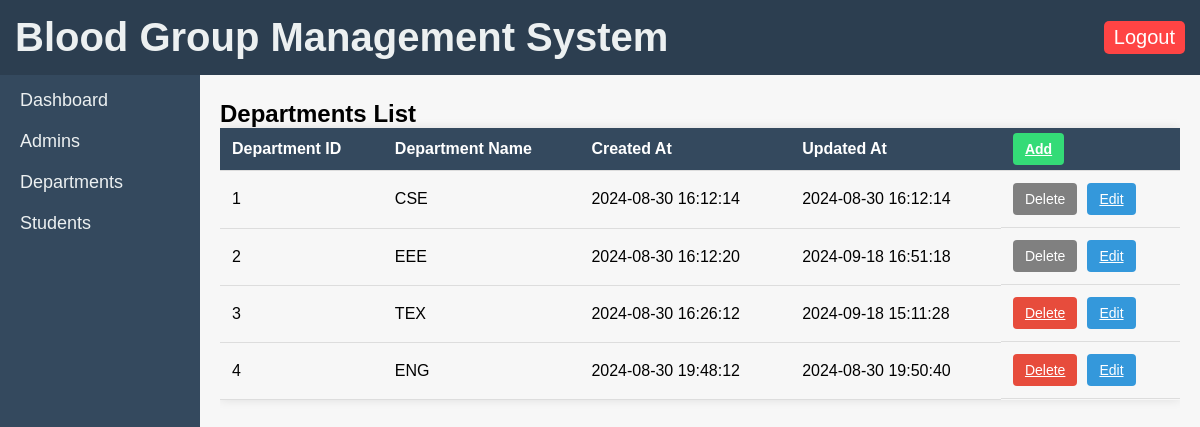
Screenshot of /admin/dept_list.php (signed in) with the database file from the repository.
### tables this page shows
CREATE TABLE `departments` (
  `department_id` int(11) NOT NULL,
  `department_name` varchar(100) DEFAULT NULL,
  `created_at` timestamp NOT NULL DEFAULT current_timestamp(),
  `updated_at` timestamp NOT NULL DEFAULT current_timestamp()
);

### admin/dept_list.php (the view)
<?php include('layout/topbar.php'); ?>
<div class="table-container">
    <h2>Departments List</h2>
    <table>
        <thead>
            <tr>
                <th>Department ID</th>
                <th>Department Name</th>
                <th>Created At</th>
                <th>Updated At</th>
                <th class="add-action-buttons">
                    <a href="dept_add.php" class="add-btn">Add</a>
                </th>
            </tr>
        </thead>
        <tbody>
            <?php
            $sql = "SELECT * FROM departments";
            $result = $conn->query($sql);
            $usedDepartments = [];
            $studentSql = "SELECT DISTINCT department_id FROM students";
            $studentResult = $conn->query($studentSql);
            if ($studentResult->num_rows > 0) {
                while ($studentRow = $studentResult->fetch_assoc()) {
                    $usedDepartments[$studentRow['department_id']] = $studentRow['department_id'];
                }
            }
            if ($result->num_rows > 0) {
                while($row = $result->fetch_assoc()) {
                    $department_id = $row['department_id'];
                    $department_name = $row['department_name'];
                    $created_at = $row['created_at'];
                    $updated_at = $row['updated_at'];
                    echo "<tr>";
                    echo "<td>$department_id</td>";
                    echo "<td>$department_name</td>";
                    echo "<td>$created_at</td>";
                    echo "<td>$updated_at</td>";
                    echo "<td class='action-buttons'>";
                    if (isset($usedDepartments[$department_id])) {
                        echo "<span class='delete-btn disabled'>Delete</span>";
                    } else {
                        echo "<a href='dept_delete.php?id=$department_id' class='delete-btn'>Delete</a>";
                    }
                    echo "<a href='dept_edit.php?id=$department_id' class='edit-btn'>Edit</a>";
                    echo "</td>";
                    echo "</tr>";
                }
            } else {
                echo "<tr><td colspan='5'>No departments found</td></tr>";
            }
            ?>
        </tbody>
    </table>
</div>
<?php include('layout/bottom.php'); ?>

### admin/css/styles.css (style rules this page uses)
* { margin: 0; padding: 0; box-sizing: border-box; font-family: Arial, sans-serif; }
body { background-color: #f7f7f7; display: flex; min-height: 100vh; flex-direction: column; }
.table-container { margin-top: 20px; overflow-x: auto; }
table { width: 100%; border-collapse: collapse; margin-bottom: 20px; box-shadow: 0 0 10px rgba(0, 0, 0, 0.1); }
table th, table td { padding: 12px; text-align: left; border-bottom: 1px solid #ddd; }
table th { background-color: #34495e; color: #fff; }
.action-buttons { display: flex; gap: 10px; }
.action-buttons .edit-btn, .action-buttons .delete-btn, .action-buttons .add-btn { padding: 8px 12px; border: none; border-radius: 4px; font-size: 14px; cursor: pointer; transition: background-color 0.3s; }
.add-action-buttons { gap: 10px; }
.add-action-buttons .add-btn { padding: 8px 12px; border: none; border-radius: 4px; font-size: 14px; cursor: pointer; transition: background-color 0.3s; }
.edit-btn { background-color: #3498db; color: #fff; }
.delete-btn { background-color: #e74c3c; color: #fff; }
.add-btn { background-color: #34db77; color: #fff; }
.delete-btn.disabled { background-color: grey; cursor: not-allowed; }

### rows the page displays
departments: department_id "1", department_name "CSE", created_at "2024-08-30 16:12:14", updated_at "2024-08-30 16:12:14", shows "Delete"
departments: department_id "2", department_name "EEE", created_at "2024-08-30 16:12:20", updated_at "2024-09-18 16:51:18", shows "Delete"
departments: department_id "3", department_name "TEX", created_at "2024-08-30 16:26:12", updated_at "2024-09-18 15:11:28"
departments: department_id "4", department_name "ENG", created_at "2024-08-30 19:48:12", updated_at "2024-08-30 19:50:40"
